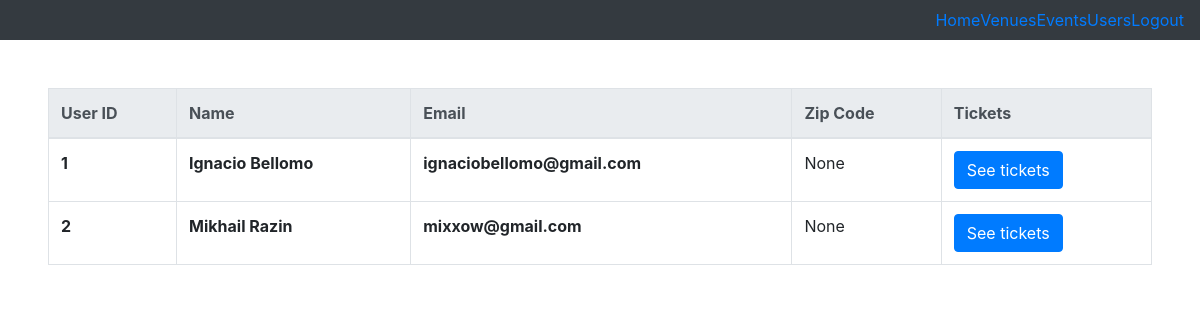
The app's page /admin-reservations (signed in) with its own data.
### tables this page shows
CREATE TABLE users ( userID INTEGER PRIMARY KEY AUTOINCREMENT NOT NULL, email VARCHAR NOT NULL, pwdHash VARCHAR NOT NULL, fName VARCHAR NOT NULL, lName VARCHAR NOT NULL, zip CHAR(5), pic VARCHAR );

### application.py (the view)
@app.route("/admin-reservations", methods=["GET", "POST"])
@login_required
def admin_Reservations():
    if 'admin' not in session.keys():
        return redirect("/")
    if request.method == "POST":
        user = db.execute("SELECT * FROM users WHERE userID = :userID", userID=request.form.get("userID"))
        userTicket = db.execute(userReservations, userID=request.form.get("userID"))
        remover = []
        for tic in userTicket:
            if tic["totalTickets"] == 0:
                remover.append(tic)
            confirmation = "T"
            tran = int(tic["tranID"]) + 12340
            confirmation = confirmation + str(tran)
            tic["confirmation"] = confirmation
        userTickets = [x for x in userTicket if x not in remover]
        return render_template("admin-reservations.html", userTickets=userTickets, user=user[0])
    else:
        users = db.execute("SELECT * FROM users")
        return render_template("admin-users.html", users=users)

### application.py (called while the page is built)
@app.after_request
def after_request(response):
    response.headers["Cache-Control"] = "no-cache, no-store, must-revalidate"
    response.headers["Expires"] = 0
    response.headers["Pragma"] = "no-cache"
    return response

### helpers.py (called while the page is built)
def login_required(f):
    @wraps(f)
    def decorated_function(*args, **kwargs):
        if session.get("user_id") is None:
            return redirect("/login")
        return f(*args, **kwargs)
    return decorated_function

### templates/admin-users.html (shortened to what this page needs)
{% extends "baseadmin.html" %}
{% block body %}
<table class="table table-bordered">
  <thead class="thead-light">
    <tr>
      <th scope="col">User ID</th>
      <th scope="col">Name</th>
      <th scope="col">Email</th>
      <th scope="col">Zip Code</th>
      <th scope="col">Tickets</th>
    </tr>
  </thead>
  <tbody>
    {% for user in users %}
    <tr>
      <th scope="row">{{user.userID}}</th>
      <th scope="row">{{user.fName}} {{user.lName}}</th>
      <th scope="row">{{user.email}}</th>
      <td scope="row">{{user.zip}}</td>
      <td scope="row">
        <form action="/admin-reservations" method="post">
        <button class="btn btn-primary" type="submit" id="post">See tickets</button>
        </form>
      </td>
    </tr>
    {% endfor %}
  </tbody>
</table>
{% endblock %}

### records on screen
users: userID "1", fName "Ignacio", lName "Bellomo", email "ignaciobellomo@gmail.com", zip "None"
users: userID "2", fName "Mikhail", lName "Razin", email "mixxow@gmail.com", zip "None"
